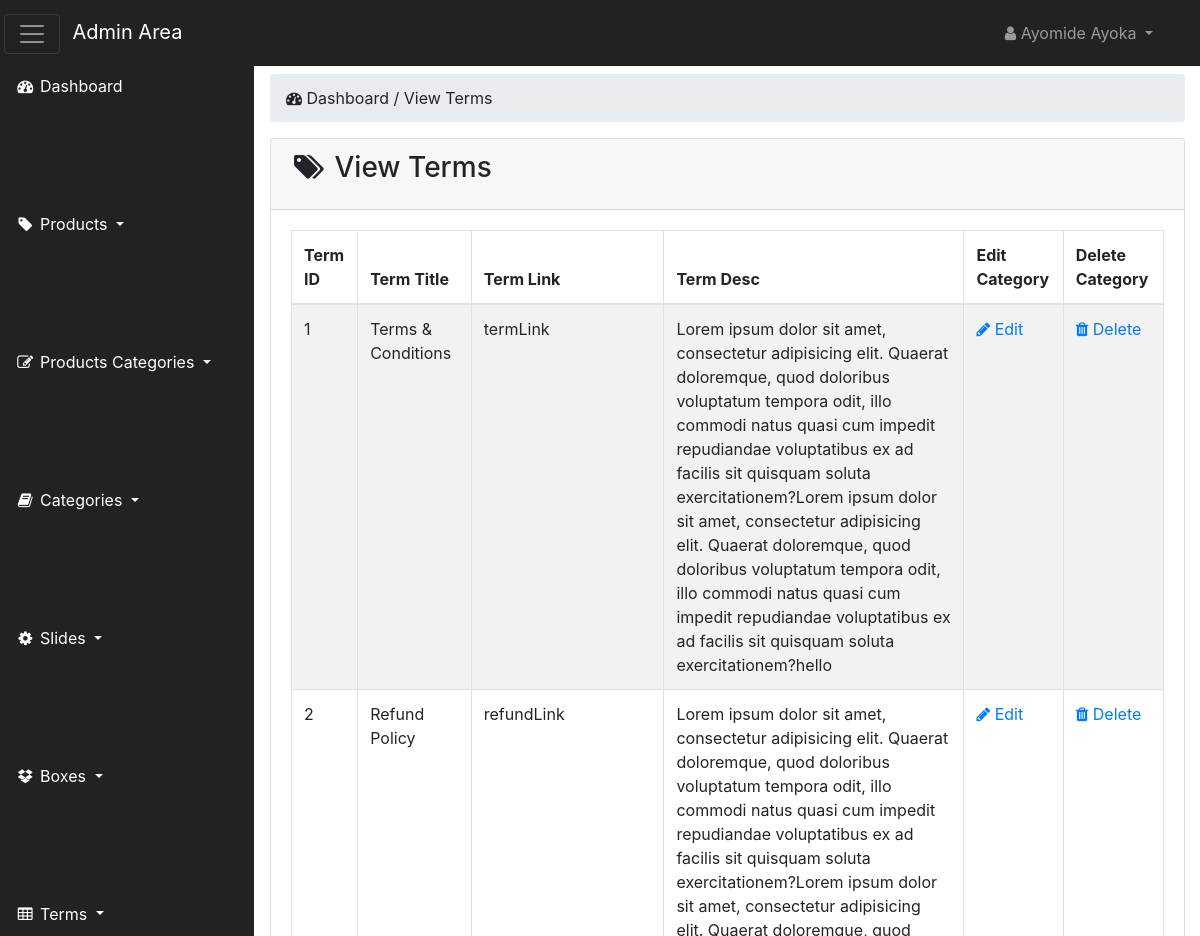
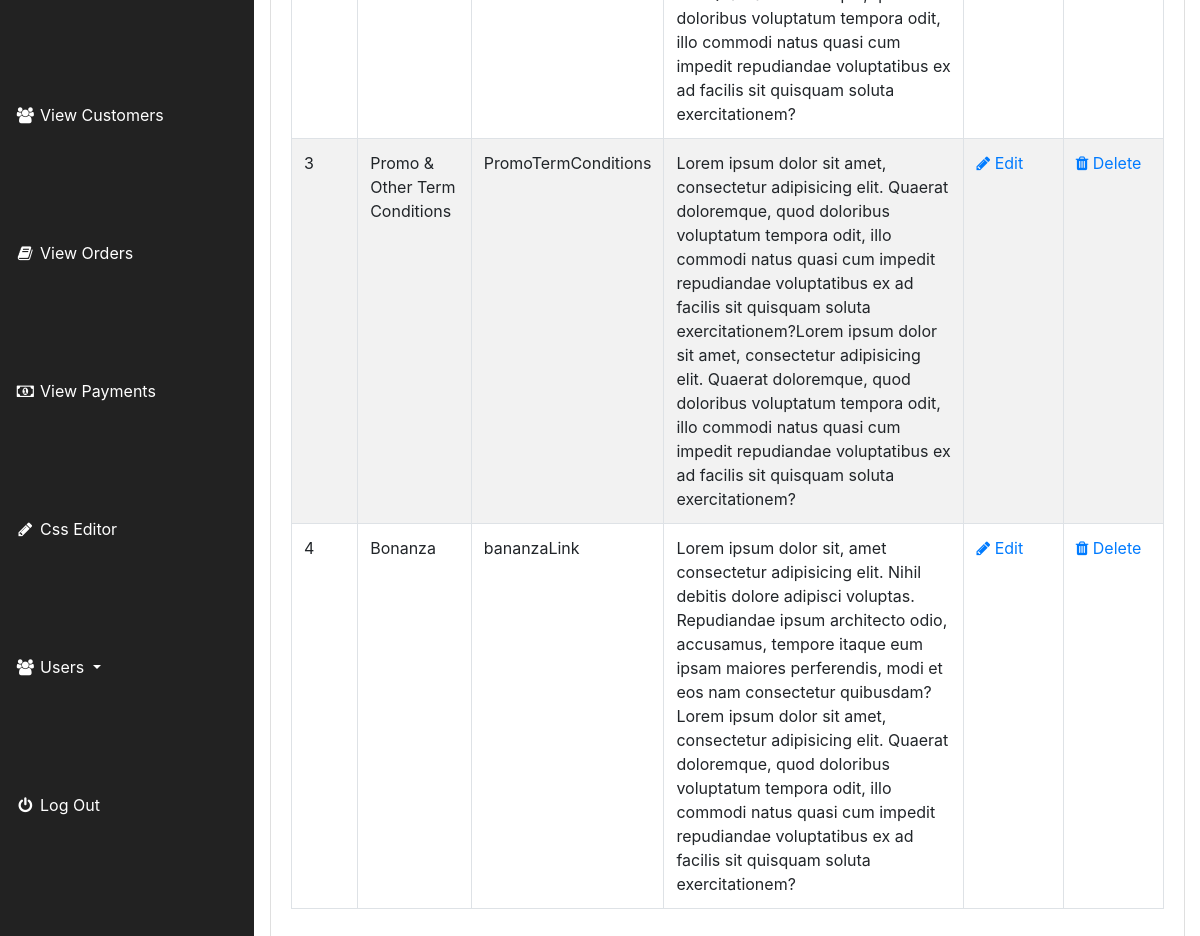
Screenshot of /admin_area/index.php?view_terms (signed in) with the database file from the repository (2 pictures, top to bottom).
### tables this page shows
CREATE TABLE `terms` (
  `term_id` int(100) NOT NULL,
  `term_title` varchar(100) NOT NULL,
  `term_link` varchar(100) NOT NULL,
  `term_desc` text NOT NULL
);

### admin_area/view_terms.php (the view, shortened to what this page needs)
<?php
   if(!isset($_SESSION['admin_email'])) {
    echo "<script> window.open('login.php','_self') </script>";
   }
   else{
?>
<div class="row">
    <div class="col-lg-12 mt-4">
        <ol class="breadcrumb">
            <li class="active">
                <i class="fa fa-dashboard"></i> Dashboard / View Terms
            </li>
        </ol>
    </div>
</div>
<div class="row">
    <div class="col-lg-12">
        <div class="card">
            <div class="card-header">
                <h3 class="card-title">
                    <i class="fa fa-tags fa-fw"></i> View Terms
                </h3>
            </div>
            <div class="card-body">
                <div class="table-responsive">
                    <table class="table table-hover table-striped table-bordered">
                        <thead>
                            <tr>
                                <th> Term ID </th>
                                <th> Term Title </th>
                                <th> Term Link </th>
                                <th> Term Desc </th>
                                <th> Edit Category </th>
                                <th> Delete Category </th>
                            </tr>
                        </thead>
                        <tbody>
                          <?php
                            $get_terms = "select * from terms";
                            $run_terms = mysqli_query($con,$get_terms);
                            while($row_terms = mysqli_fetch_array($run_terms)) {
                                $term_id = $row_terms['term_id'];
                                $term_title = $row_terms['term_title'];
                                $term_link = $row_terms['term_link'];
                                $term_desc = $row_terms['term_desc'];
                          ?>
                          <tr>
                              <td> <?php echo $term_id; ?> </td>
                              <td> <?php echo $term_title; ?> </td>
                              <td> <?php echo $term_link; ?> </td>
                              <td width="300">  <?php echo $term_desc; ?> </td>
                              <td>
                                  <a href="index.php?edit_term=<?php echo $term_id; ?>">
                                  <i class="fa fa-pencil"></i> Edit</a>
                              </td>
                              <td>
                                  <a href="index.php?delete_term=<?php echo $term_id; ?>">
                                  <i class="fa fa-trash"></i> Delete</a>
                              </td>
                          </tr>
                            <?php } ?>
                        </tbody>
                    </table>
                </div>
            </div>
        </div>
    </div>
</div>
<?php } ?>

### admin_area/includes/sidebar.php (shortened to what this page needs)
<?php
   if(!isset($_SESSION['admin_email'])) {
    echo "<script> window.open('login.php','_self') </script>";
   }
   else{
?>
<nav class="navbar navbar-inverse fixed-top navbar-dark bg-dark" id="first-nav">
    <div class="navbar-header">
        <button class="navbar-toggler mr-2" id="basttoggle" type="button" data-toggle="collapse" data-target=".navbar-ex1-collapse">
            <span class="navbar-toggler-icon"></span>
        </button>
        <a href="index.php?dashboard" class="navbar-brand">Admin Area</a>
    </div>
    <ul class="nav navbar-right top-nav">
        <li class="nav-item dropdown">
            <a class="nav-link dropdown-toggle" href="#" data-toggle="dropdown">
               <i class="fa fa-user"></i> <?php echo $admin_name; ?>
            </a>
        </li>
    </ul>
    <div class=" navbar-collapse navbar-ex1-collapse">
        <ul class="nav side-nav" id="side-nav">
            <li>
                <a class="nav-link" href="index.php?dashboard">
                  <i class="fa fa-fw fa-dashboard"></i> Dashboard
                </a>
            </li>
            <li class="nav-item dropdown">
                <a class="nav-link dropdown-toggle" href="#" data-toggle="dropdown" data-target="#products">
                  <i class="fa fa-fw fa-tag"></i> Products
                </a>
            </li>
            <li class="nav-item dropdown">
                <a class="nav-link dropdown-toggle" href="#" data-toggle="dropdown" data-target="#products">
                  <i class="fa fa-fw fa-edit"></i> Products Categories
                </a>
            </li>
            <li class="nav-item dropdown">
                <a class="nav-link dropdown-toggle" href="#" data-toggle="dropdown" data-target="#products">
                  <i class="fa fa-fw fa-book"></i> Categories
                </a>
            </li>
            <li class="nav-item dropdown">
                <a class="nav-link dropdown-toggle" href="#" data-toggle="dropdown" data-target="#products">
                  <i class="fa fa-fw fa-gear"></i> Slides
                </a>
            </li>
            <li class="nav-item dropdown">
                <a class="nav-link dropdown-toggle" href="#" data-toggle="dropdown" data-target="#products">
                  <i class="fa fa-fw fa-dropbox"></i> Boxes
                </a>
            </li>
            <li class="nav-item dropdown">
                <a class="nav-link dropdown-toggle" href="#" data-toggle="dropdown" data-target="#products">
                  <i class="fa fa-fw fa-table"></i> Terms
                </a>
            </li>
            <li>
                <a  class="nav-link" href="index.php?view_customers">
                  <i class="fa fa-fw fa-users"></i> View Customers
                </a>
            </li>
            <li>
                <a  class="nav-link" href="index.php?view_orders">
                  <i class="fa fa-fw fa-book"></i> View Orders
                </a>
            </li>
            <li>
                <a  class="nav-link" href="index.php?view_payments">
                  <i class="fa fa-fw fa-money"></i> View Payments
                </a>
            </li>
            <li>
                <a  class="nav-link" href="index.php?edit_css">
                  <i class="fa fa-fw fa-pencil"></i> Css Editor
                </a>
            </li>
            <li class="nav-item dropdown">
                <a class="nav-link dropdown-toggle" href="#" data-toggle="dropdown" data-target="#products">
                  <i class="fa fa-fw fa-users"></i> Users
                </a>
            </li>
            <li>
                <a class="nav-link" href="logout.php">
                  <i class="fa fa-fw fa-power-off"></i> Log Out
                </a>
            </li>
        </ul>
    </div>
</nav>
<?php } ?>

### admin_area/css/style.css (style rules this page uses)
* { margin: 0; padding: 0; }
body { margin-top: 100px; }
@media (min-width:768px) { body { margin-top: 50px; } }
#first-nav { background-color: #222222 !important; }
#first-nav #basttoggle { margin-left: -12px; }
#first-nav .top-nav { margin:0 15px; }
.top-nav>li>a { color:#999999; line-height: 20px; padding-top: 15px; padding-bottom: 15px; }
#side-nav { margin: -17px !important; }
.side-nav>li { padding: 0; margin: 0; }
.side-nav>li>a { color: #ffffff; }
@media (min-width:768px) { .side-nav { position: fixed; top: 83px; bottom: 0; width: 255px; overflow-x: hidden; overflow-y: auto; background-color: #222222; padding-bottom: 40px; border-radius: 0; } }
@media (min-width:768px) { .side-nav>li>a { width: 255px; } }
.card-body { border-radius: 5px; }

### rows the page displays
terms: term_id "1", term_title "Terms & Conditions", term_link "termLink", term_desc "Lorem ipsum dolor sit amet, consectetur adipisicing elit. Quaerat doloremque, quod doloribus voluptatum tempora odit, illo commodi natus quasi cum impedit repudiandae voluptatibus ex ad facilis sit quisquam soluta exercitationem?Lorem ipsum dolor sit amet, consectetur adipisicing elit. Quaerat doloremque, quod doloribus voluptatum tempora odit, illo commodi natus quasi cum impedit repudiandae voluptatibus ex ad facilis sit quisquam soluta exercitationem?hello"
terms: term_id "2", term_title "Refund Policy", term_link "refundLink", term_desc "Lorem ipsum dolor sit amet, consectetur adipisicing elit. Quaerat doloremque, quod doloribus voluptatum tempora odit, illo commodi natus quasi cum impedit repudiandae voluptatibus ex ad facilis sit quisquam soluta exercitationem?Lorem ipsum dolor sit amet, consectetur adipisicing elit. Quaerat doloremque, quod doloribus voluptatum tempora odit, illo commodi natus quasi cum impedit repudiandae voluptatibus ex ad facilis sit quisquam soluta exercitationem?"
terms: term_id "3", term_title "Promo & Other Term Conditions", term_link "PromoTermConditions", term_desc "Lorem ipsum dolor sit amet, consectetur adipisicing elit. Quaerat doloremque, quod doloribus voluptatum tempora odit, illo commodi natus quasi cum impedit repudiandae voluptatibus ex ad facilis sit quisquam soluta exercitationem?Lorem ipsum dolor sit amet, consectetur adipisicing elit. Quaerat doloremque, quod doloribus voluptatum tempora odit, illo commodi natus quasi cum impedit repudiandae voluptatibus ex ad facilis sit quisquam soluta exercitationem?"
terms: term_id "4", term_title "Bonanza", term_link "bananzaLink", term_desc "Lorem ipsum dolor sit, amet consectetur adipisicing elit. Nihil debitis dolore adipisci voluptas. Repudiandae ipsum architecto odio, accusamus, tempore itaque eum ipsam maiores perferendis, modi et eos nam consectetur quibusdam?Lorem ipsum dolor sit amet, consectetur adipisicing elit. Quaerat doloremque, quod doloribus voluptatum tempora odit, illo commodi natus quasi cum impedit repudiandae voluptatibus ex ad facilis sit quisquam soluta exercitationem?"

### other values shown
$admin_name "Ayomide Ayoka"
